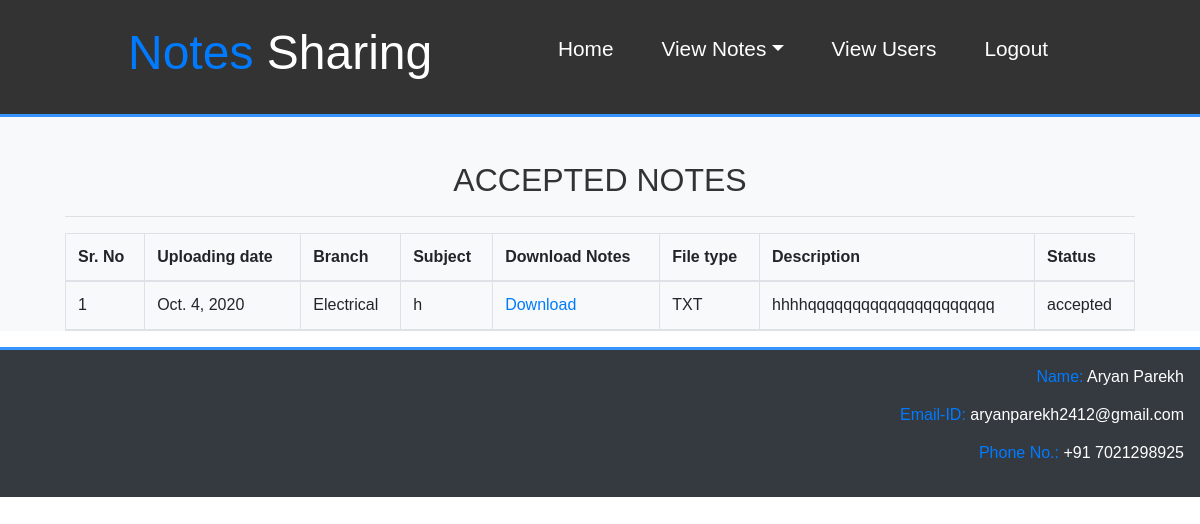
Screenshot of /admin_viewacceptednotes/ (signed in) with the database file from the repository.
### notes/models.py (models this page shows, shortened)
class Notes(models.Model):
    user = models.ForeignKey(Signup,on_delete=models.CASCADE)
    uploadingdate = models.DateField()
    BRANCH_CHOICE=[('Computer Science','Computer Science'),('Mechanical','Mechanical'),('Electrical','Electrical'),('Electronics','Electronics')]
    branch = models.CharField(max_length=30,choices=BRANCH_CHOICE,default='Computer Science')
    subject = models.CharField(max_length=30)
    notesfile = models.FileField()
    filetype = models.CharField(max_length=30)
    description = models.CharField(max_length=215,null=True)
    status = models.CharField(max_length=15,choices=[('accepted','accepted'),('rejected','rejected'),('pending','pending')],default='pending')

### notes/views.py (the view)
# urls.py: path('admin_viewacceptednotes/',admin_viewacceptednotes,name="admin_viewacceptednotes"),
def admin_viewacceptednotes(request):
    if not request.user.is_staff:
        return redirect('adminlogin')
    notes=Notes.objects.all()
    d={'notes':notes}
    return render(request,'admin_viewacceptednotes.html',d)

### notes/templates/admin_viewacceptednotes.html
{% extends 'adminnavigation.html' %}
{% load static %}
{% block admin_body %}
<section id="signup">
  <div class="bg-light">
    <br><br>
    <div class="container">
      <h2 class="text-center">ACCEPTED NOTES</h2>
      <hr>
      <table class="table table-bordered" id=mytable>
        <thead>
          <tr>
            <th>Sr. No</th>
            <th>Uploading date</th>
            <th>Branch</th>
            <th>Subject</th>
            <th>Download Notes</th>
            <th>File type</th>
            <th>Description</th>
            <th>Status</th>
          </tr>
          {% for i in notes %}
          {% ifequal i.status 'accepted' %}
          <tr>
            <td>{{forloop.counter}}</td>
            <td>{{i.uploadingdate}}</td>
            <td>{{i.branch}}</td>
            <td>{{i.subject}}</td>
            <td><a href="{{i.notesfile.url}}" download>Download</a></td>
            <td>{{i.filetype}}</td>
            <td>{{i.description}}</td>
            <td>{{i.status}}</td>
          </tr>
          {% endifequal %}
          {% endfor %}
        </thead>
      </table>
    </div>
  </div>
</section>
{% endblock %}

### notes/static/css/full.css (style rules this page uses)
* { margin:0; padding: 0; box-sizing: border-box; scroll-behavior: smooth; }
body { font-family: Arial, sans-serif; line-height: 1.4; color: #fff; overflow-x: scroll; }
.container { max-width: 1100px; margin: auto; }
.bg-light { background: #f4f4f4; color: #333; }

### rows the page displays
Notes: uploadingdate "Oct. 4, 2020", branch "Electrical", subject "h", filetype "TXT", description "hhhhqqqqqqqqqqqqqqqqqqqqq", status "accepted"
